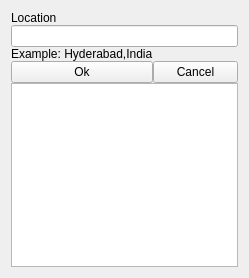
<?xml version="1.0" encoding="UTF-8"?>
<ui version="4.0">
 <class>selectlocation</class>
 <widget class="QWidget" name="selectlocation">
  <property name="geometry">
   <rect>
    <x>0</x>
    <y>0</y>
    <width>249</width>
    <height>278</height>
   </rect>
  </property>
  <property name="windowTitle">
   <string>SelectLocation</string>
  </property>
  <property name="autoFillBackground">
   <bool>true</bool>
  </property>
  <layout class="QGridLayout" name="gridLayout">
   <property name="sizeConstraint">
    <enum>QLayout::SetMinimumSize</enum>
   </property>
   <property name="spacing">
    <number>0</number>
   </property>
   <item row="0" column="0" colspan="2">
    <widget class="QLabel" name="label">
     <property name="text">
      <string>Location</string>
     </property>
    </widget>
   </item>
   <item row="1" column="0" colspan="2">
    <widget class="QLineEdit" name="lineEdit"/>
   </item>
   <item row="2" column="0">
    <widget class="QLabel" name="label_2">
     <property name="text">
      <string>Example: Hyderabad,India</string>
     </property>
    </widget>
   </item>
   <item row="3" column="0">
    <widget class="QPushButton" name="pushButton_ok">
     <property name="text">
      <string>Ok</string>
     </property>
    </widget>
   </item>
   <item row="3" column="1">
    <widget class="QPushButton" name="pushButton_cancel">
     <property name="text">
      <string>Cancel</string>
     </property>
    </widget>
   </item>
   <item row="4" column="0" colspan="2">
    <widget class="QListWidget" name="listWidget"/>
   </item>
  </layout>
 </widget>
 <layoutdefault spacing="6" margin="11"/>
 <resources/>
 <connections/>
 <slots>
  <signal>ok_clicked()</signal>
 </slots>
</ui>
